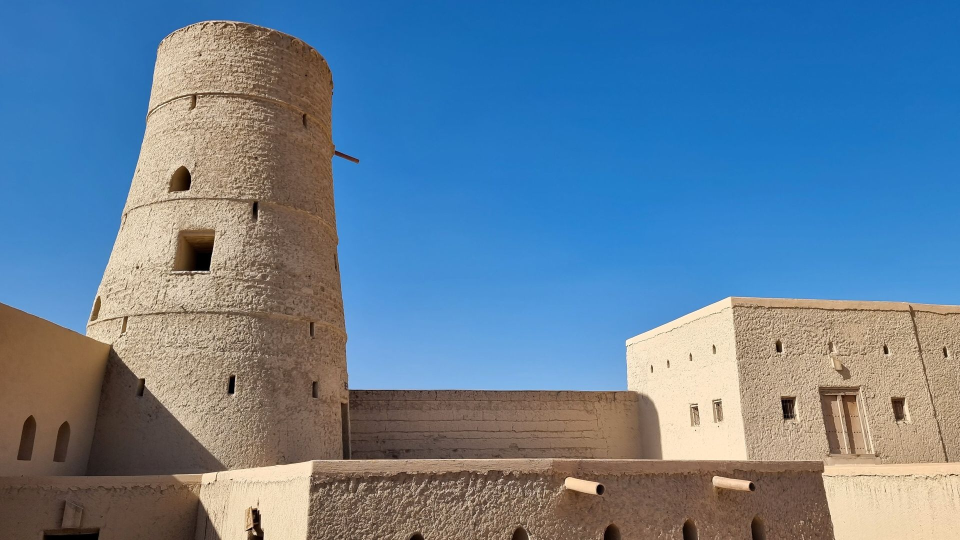
#> input picture photos/c115809146.jpg, 1920 x 1080 px (shown at 1/2 size)
$ python -i photos.py   (imports and definitions only)
#> lines starting #> are read from the running program, lines starting #| are printed output that depends on the picture
#> further down, picture is the input picture: PIL image 1920x1080 RGB; mean R, G, B 100.1, 127.7, 152.9
#!/usr/bin/env python3
"""Fill photos/ with landscape photographs of Oman (1920x1080 JPEG) and write content/photos.json and
docs/PHOTO-CREDITS.md. Run by .github/workflows/photos.yml (it needs the network).

Source: Wikimedia Commons, the Featured, Quality and Valued images of Oman (peer-reviewed), only free licences (CC0, public
domain, CC BY, CC BY-SA), each credited on screen and in the credits file with author, licence and link.
Nothing is guessed: a photo without a clear free licence or author is skipped.
"""
import html
import io
import json
import re
import sys
import urllib.parse
import urllib.request
from pathlib import Path

from PIL import Image, ImageOps

ROOT = Path(__file__).resolve().parents[1]
OUT = ROOT / "photos"
UA = {"User-Agent": "LubanPhotoFetcher/1.0 (https://github.com/AQBassam/Luban)"}
API = "https://commons.wikimedia.org/w/api.php"
CATEGORIES = ["Category:Quality images of Oman", "Category:Featured pictures of Oman", "Category:Valued images of Oman"]
PER_PLACE = 5   # variety: no place fills the rotation
MAX = 40
# Chosen by the owner on 22 Oct 2026 from a Commons search per place, for places the categories above barely cover. Taken
# after the category photos (the first eight, which the APKs carry, stay as they are), under the same rules: a free licence,
# a named author, a landscape JPEG at least 1920 wide. File title, place in Arabic and English, and a credit to use when
# the file names its author only as a link.
PICKS = [
    ("File:Al Mughsail Beach 3.jpg", "المغسيل", "Mughsail", "Flickr 130649623@N05"),
    ("File:Al Mughsail Beach 2.jpg", "المغسيل", "Mughsail", "Flickr 130649623@N05"),
    ("File:Sur, Oman (7).jpg", "صور", "Sur", None),
    ("File:Sur Oman kz01.jpg", "صور", "Sur", None),
    ("File:Sur seen from the East.jpg", "صور", "Sur", None),
    ("File:Ras Al Jinz turtle reserve (14930327261).jpg", "رأس الجنز", "Ras al Jinz", None),
    ("File:Jebel Shams and goat.jpg", "جبل شمس", "Jebel Shams", None),
    ("File:Jebel Shams (2).jpg", "جبل شمس", "Jebel Shams", None),
    ("File:Ghul village and Wadi Nakhar.jpg", "وادي النخر", "Wadi an Nakhur", None),
    ("File:Wadi an Nakhur (36984475161).jpg", "وادي النخر", "Wadi an Nakhur", None),
    ("File:Wadi an Nakhur (36313125243).jpg", "وادي النخر", "Wadi an Nakhur", None),
    ("File:Khasab, Musandam, Oman - panoramio.jpg", "مسندم", "Musandam", None),
    ("File:Khasab, Musandam, Oman - panoramio (1).jpg", "مسندم", "Musandam", None),
    ("File:Bahla Fort.jpg", "حصن بهلاء", "Bahla Fort", None),
    ("File:Bahla fort and mountais.jpg", "حصن بهلاء", "Bahla Fort", None),
    ("File:Bahla Fort, Oman, 12th-15th centuries (31).jpg", "حصن بهلاء", "Bahla Fort", None),
    ("File:Nakhal Fort (2).jpg", "حصن نخل", "Nakhal Fort", None),
    ("File:Nakhal Fort (3).jpg", "حصن نخل", "Nakhal Fort", None),
    ("File:Nakhal Fort (1).jpg", "حصن نخل", "Nakhal Fort", None),
    ("File:Jebel Akhdar view.jpg", "الجبل الأخضر", "Jebel Akhdar", None),
    ("File:Jebel Akhdar – rocks at sunrise.jpg", "الجبل الأخضر", "Jebel Akhdar", None),
    ("File:Sunrise on Jebel Akhdar, Oman (36872522392).jpg", "الجبل الأخضر", "Jebel Akhdar", None),
    ("File:Sunrise on Jebel Akhdar, Oman (36646580840).jpg", "الجبل الأخضر", "Jebel Akhdar", None),
    ("File:Misfat Al Abriyeen (6817490443).jpg", "مسفاة العبريين", "Misfat al Abriyeen", None),
    ("File:Wadi Shab 2.jpg", "وادي شاب", "Wadi Shab", None),
    ("File:Wadi Shab, Oman.jpg", "وادي شاب", "Wadi Shab", None),
]
FREE = re.compile(r"^(CC0|Public domain|PD|CC BY(-SA)? [0-9.]+)", re.I)
# not a landscape for a TV background
SKIP = re.compile(r"insect|bird|butterfly|beetle|moth|lizard|gecko|spider|flower|portrait|interior|ceiling|"
                  r"detail|close-?up|macro|food|dish|coin|stamp|map|logo|exhibit|\bcar\b|aircraft|shell|specimen|conus|trochus|"
                  r"cypraea|clanculus|gastropod|fossil|mineral|crab|fish|snake|plant|leaf|seed", re.I)
PLACES = [  # file-title words -> where it is, in Arabic and English
    ("mutrah|muttrah", "مطرح", "Muttrah"), ("muscat|qurum|al alam", "مسقط", "Muscat"),
    ("nizwa", "نزوى", "Nizwa"), ("bahla", "بهلاء", "Bahla"), ("jabrin|jibreen", "حصن جبرين", "Jabrin Castle"),
    ("misfat", "مسفاة العبريين", "Misfat al Abriyeen"), ("jebel akhdar|jabal akhdar|saiq", "الجبل الأخضر", "Jebel Akhdar"),
    ("jebel shams|jabal shams", "جبل شمس", "Jebel Shams"), ("wahiba|sharqiya sands|sharqiyah sands", "رمال الشرقية", "Sharqiyah Sands"),
    ("wadi shab", "وادي شاب", "Wadi Shab"), ("wadi bani khalid", "وادي بني خالد", "Wadi Bani Khalid"),
    ("bimmah|sinkhole", "حوية نجم", "Bimmah Sinkhole"), (r"\bsur\b|ras al jinz", "صور", "Sur"),
    ("salalah|dhofar|mirbat|taqah|mughsail", "ظفار", "Dhofar"), ("musandam|khasab", "مسندم", "Musandam"),
    ("sohar", "صحار", "Sohar"), ("rustaq|nakhal", "جنوب الباطنة", "South Al Batinah"), ("ibra|sinaw", "الشرقية", "Ash Sharqiyah"),
]


def get(url, timeout=90):
    with urllib.request.urlopen(urllib.request.Request(url, headers=UA), timeout=timeout) as r:
        return r.read()


def api(**q):
    q.update(format="json", formatversion="2")
    return json.loads(get(API + "?" + urllib.parse.urlencode(q)))


def plain(s):
    return html.unescape(re.sub(r"<[^>]+>", "", s or "")).strip()


# [62 lines left out: functions place, commons_candidates, described, not called in this run]


def candidate(p, ii, lic, author, ar, en):
    return {"id": f"c{p['pageid']}", "url": ii.get("thumburl") or ii["url"], "by": author[:80], "licence": lic,
            "link": ii.get("descriptionurl", ""), "place_ar": ar, "place_en": en, "known": en != "Oman"}


def studio_backdrop(im):
    """True for an object shot on black: the whole border is near-black."""
    g = im.convert("L").resize((160, 90))
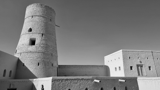
#> g: PIL image 160x90 L; min 0, max 240, mean 122.3
    w, h = g.size
#> w = 160; h = 90
    border = [g.getpixel((x, y)) for x in range(w) for y in (0, 1, h - 2, h - 1)] + \
             [g.getpixel((x, y)) for y in range(h) for x in (0, 1, w - 2, w - 1)]
#> border = 1000 values, max 223 at index 163, min 1 at index 63, mean 108.4
    return sum(border) / len(border) < 28


# [36 lines left out: function main, not called in this run]


# [2 lines not run here, left out]

>>> from PIL import Image
>>> picture = Image.open('../photos/c115809146.jpg')
>>> result = studio_backdrop(picture)
#> result = False

$ run again, on photos/c151778436.jpg
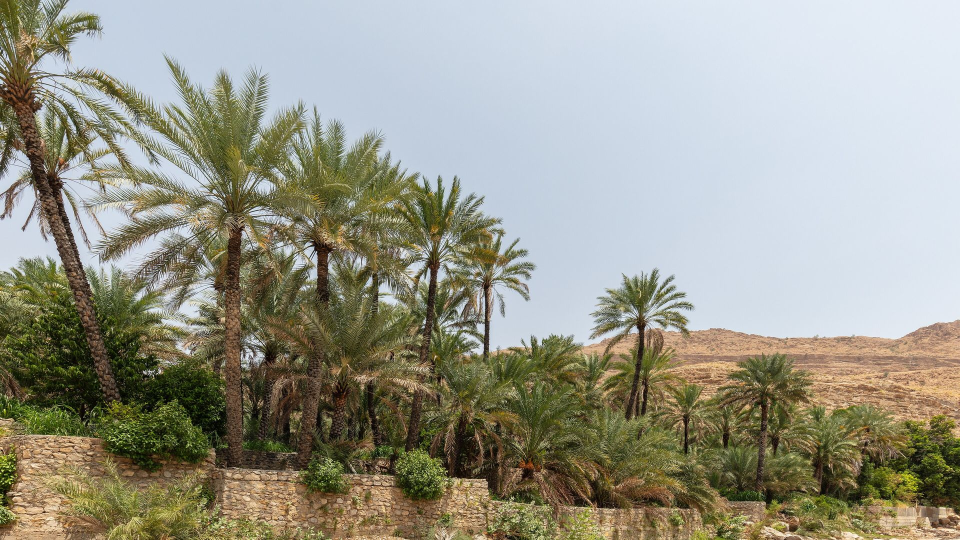
#> input picture photos/c151778436.jpg, 1920 x 1080 px (shown at 1/2 size)
#> picture is the input picture: PIL image 1920x1080 RGB; mean R, G, B 152.9, 152.3, 138.3
#> in studio_backdrop, `g = im.convert("L").resize((160, 90))`:
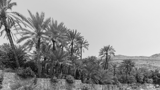
#> g: PIL image 160x90 L; min 12, max 236, mean 150.9
#> border = 1000 values, max 236 at index 612, min 26 at index 964, mean 164.5
#> result = False

$ run again, on photos/c151778437.jpg
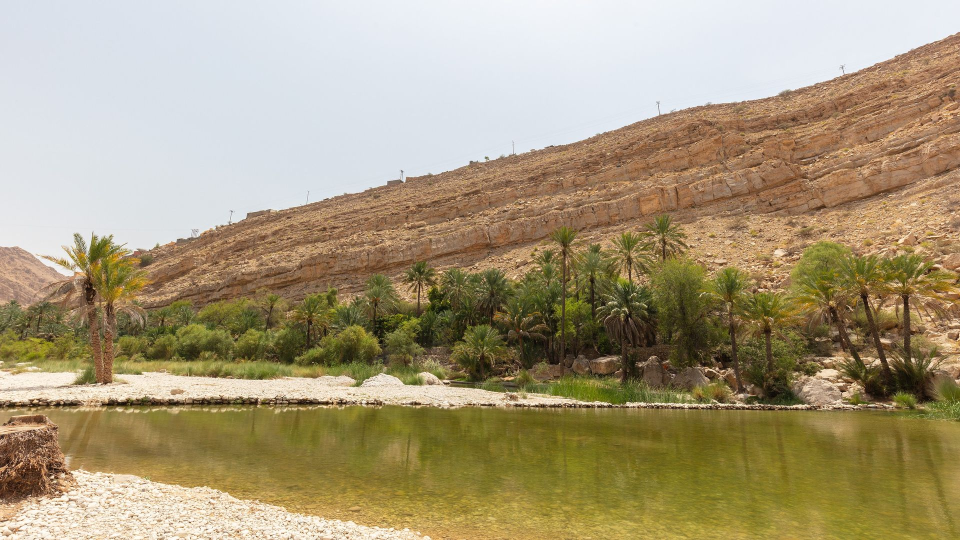
#> input picture photos/c151778437.jpg, 1920 x 1080 px (shown at 1/2 size)
#> picture is the input picture: PIL image 1920x1080 RGB; mean R, G, B 167.1, 153.4, 122.6
#> in studio_backdrop, `g = im.convert("L").resize((160, 90))`:
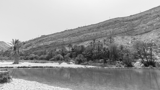
#> g: PIL image 160x90 L; min 17, max 245, mean 154
#> border = 1000 values, max 245 at index 336, min 51 at index 965, mean 191.1
#> result = False

$ run again, on photos/c151778438.jpg
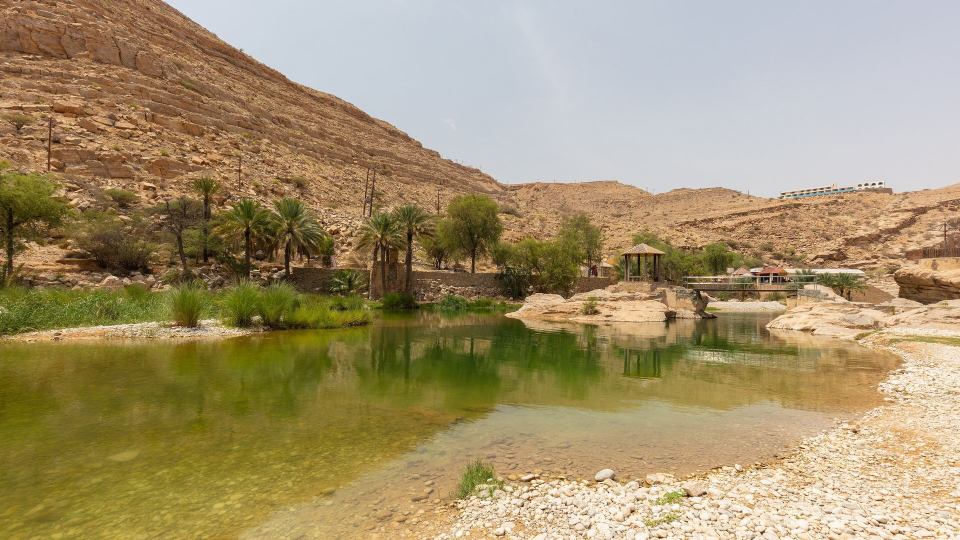
#> input picture photos/c151778438.jpg, 1920 x 1080 px (shown at 1/2 size)
#> picture is the input picture: PIL image 1920x1080 RGB; mean R, G, B 163.4, 146.8, 110.6
#> in studio_backdrop, `g = im.convert("L").resize((160, 90))`:
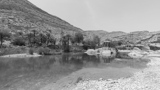
#> g: PIL image 160x90 L; min 18, max 247, mean 147.6
#> border = 1000 values, max 242 at index 427, min 29 at index 789, mean 173.6
#> result = False
